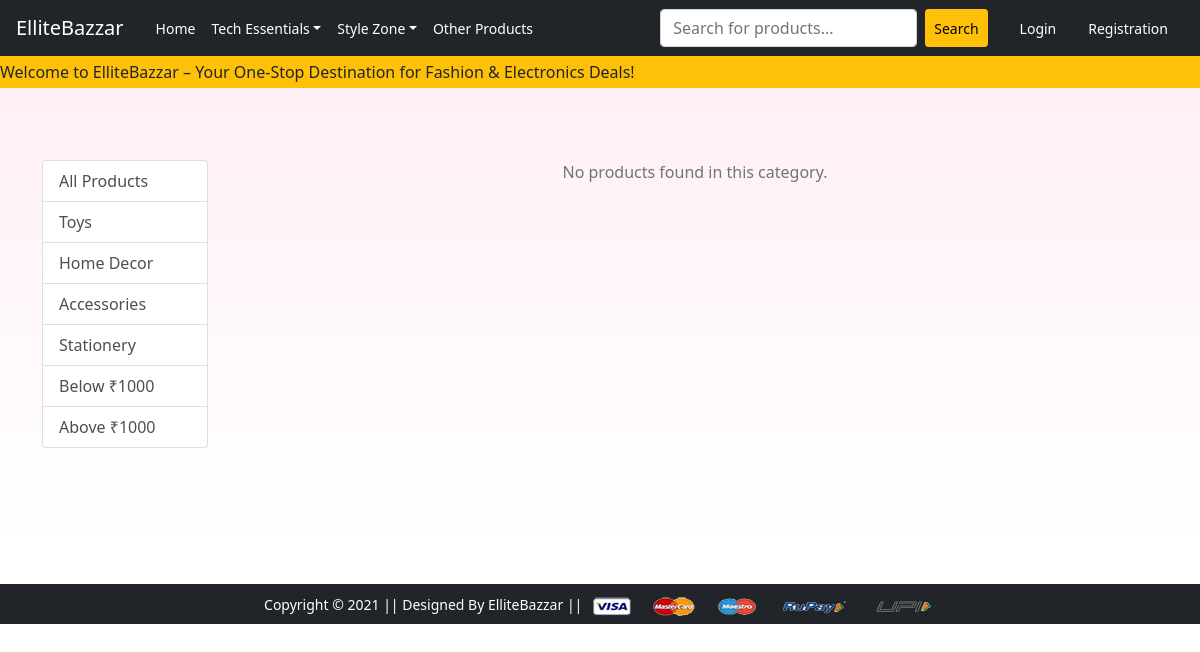
Before: /other/ with the older database file.
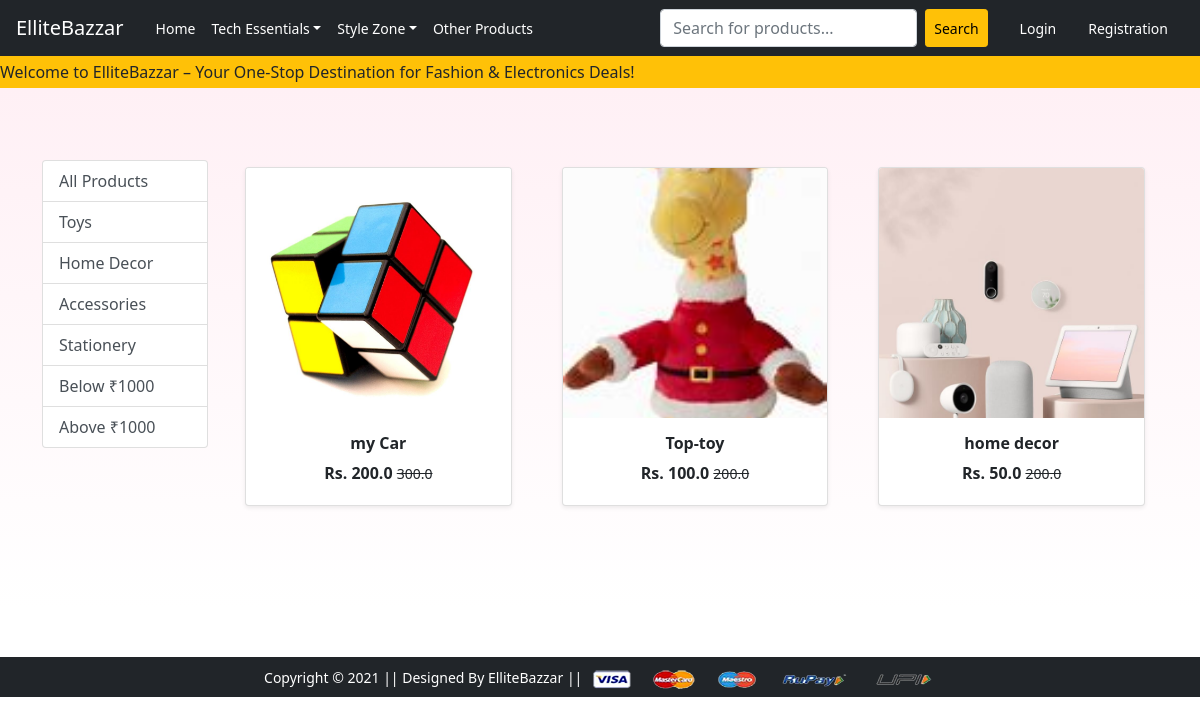
After: the same page with the newer database file.
### app/models.py (models this page shows, shortened)
class Product(models.Model):
     title= models.CharField(max_length=100)
     selling_price= models.FloatField()
     discounted_price=models.FloatField()
     description = models.TextField()
     brand= models.CharField(max_length=100)
     category=models.CharField(choices=CATEGORY_CHOICES,max_length=18)
     product_image = models.ImageField(upload_to='productimg')

### app/views.py (the view)
# urls.py: path('other/', views.other_view, name='other'),
def other_view(request, data="None"):
    if data == 'None':
        other_products = Product.objects.filter(category='other')
    elif data in ['toys', 'decor', 'accessories', 'stationery']:  # Example product types
        other_products = Product.objects.filter(category='other',brand=data)
        print("Brand is:", data)
        print("my products is",other_products)
    elif data == 'below':
        other_products = Product.objects.filter(category='other', discounted_price__lt=1000)
    elif data == 'above':
        other_products = Product.objects.filter(category='other', discounted_price__gt=1000)
    else:
        other_products = Product.objects.none()  # Empty queryset for unrecognized filters
    return render(request, 'app/other.html', {'other_products': other_products})

### app/context_processors.py (called while the page is built)
def cart_total(request):
    if request.user.is_authenticated:
        totalitem = Cart.objects.filter(user=request.user).aggregate(total_quantity=Sum('quantity'))['total_quantity'] or 0
        print("here total item is: ", totalitem)
    else:
        totalitem = 0
    return {'totalitems': totalitem}

### app/templates/app/other.html (shortened to what this page needs)
{% extends 'app/base.html' %}
{% load static %}
{% block main-content %}
<div class="py-4"  style="background: linear-gradient(to bottom, #fff0f5, #ffffff);">
<div class="container my-5">
  <div class="row">
    <div class="col-lg-2 col-md-3 col-sm-4 col-12 mb-3">
      <div class="list-group">
        <a href="{% url 'other' %}" class="list-group-item list-group-item-action" aria-current='true'>
          All Products
        </a>
        <a href="{% url 'otherdata' 'toys' %}" class="list-group-item list-group-item-action">Toys</a>
        <a href="{% url 'otherdata' 'decor' %}" class="list-group-item list-group-item-action">Home Decor</a>
        <a href="{% url 'otherdata' 'accessories' %}" class="list-group-item list-group-item-action">Accessories</a>
        <a href="{% url 'otherdata' 'stationery' %}" class="list-group-item list-group-item-action">Stationery</a>
        <a href="{% url 'otherdata' 'below' %}" class="list-group-item list-group-item-action">Below ₹1000</a>
        <a href="{% url 'otherdata' 'above' %}" class="list-group-item list-group-item-action">Above ₹1000</a>
      </div>
    </div>
    <div class="col-lg-10 col-md-9 col-sm-8 col-12">
      <div class="row">
        {% for product in other_products %}
          <div class="col-lg-4 col-md-6 col-sm-12 mb-4 d-flex justify-content-center">
            <a href="{% url 'product-detail' product.id %}" class="btn w-100">
              <div class="card shadow-sm">
                <img src="{{ product.product_image.url }}" alt="{{ product.title }}" class="card-img-top img-fluid" style="height: 250px; object-fit: cover;">
                <div class="card-body text-center">
                  <h6 class="fw-bold">{{ product.title }}</h6>
                  <p class="fw-bold mb-1">Rs. {{ product.discounted_price }}
                    <small class="fw-light text-decoration-line-through">{{ product.selling_price }}</small>
                  </p>
                </div>
              </div>
            </a>
          </div>
        {% empty %}
          <div class="col-12">
            <p class="text-center text-muted">No products found in this category.</p>
          </div>
        {% endfor %}
      </div>
    </div>
  </div>
</div>
</div>
{% endblock main-content %}

### app/templates/app/base.html (shortened to what this page needs)
<!doctype html>
{% load static %}
<html lang="en">
  <head>
    <link rel="stylesheet" href="https://cdnjs.cloudflare.com/ajax/libs/animate.css/4.1.1/animate.min.css"/>
    <link href="https://cdn.jsdelivr.net/npm/bootstrap@5.0.0-beta1/dist/css/bootstrap.min.css" rel="stylesheet">
    <link rel="stylesheet" href="{% static 'app/css/owl.carousel.min.css' %}">
    <link rel="stylesheet" href="{% static 'app/css/all.min.css' %}">
    <link rel="stylesheet" href="{% static 'app/css/style.css' %}">
  </head>
  <body>
    <nav class="navbar navbar-expand-lg navbar-dark bg-dark px-0">
      <div class="container-fluid px-3">
        <a class="navbar-brand me-4" href="/">ElliteBazzar</a>
        <div class="collapse navbar-collapse justify-content-between" id="navbarSupportedContent">
          <ul class="navbar-nav me-auto mb-2 mb-lg-0">
            <li class="nav-item">
              <a class="nav-link active small" aria-current="page" href="/">Home</a>
            </li>
            <li class="nav-item dropdown">
              <a class="nav-link small dropdown-toggle text-white" href="#" id="electronicsDropdown" role="button"
                data-bs-toggle="dropdown" aria-expanded="false">Tech Essentials</a>
            </li>
            <li class="nav-item dropdown">
              <a class="nav-link small dropdown-toggle text-white" href="#" id="fashionDropdown" role="button"
                data-bs-toggle="dropdown" aria-expanded="false">Style Zone</a>
            </li>
            <li class="nav-item">
              <a class="nav-link active small" href="{% url 'other' %}">Other Products</a>
            </li>
          </ul>
          <form class="d-flex me-3" action="{% url 'search_product' %}" method="GET">
            <input class="form-control me-2" name="product_item" value="{{ query }}" type="search"
              placeholder="Search for products..." aria-label="Search">
            <button class="btn btn-warning btn-sm" type="submit">Search</button>
          </form>
          <ul class="navbar-nav mb-2 mb-lg-0">
            {% if request.user.is_authenticated %}
            <li class="nav-item dropdown mx-2">
              <a class="nav-link dropdown-toggle text-white" href="#" id="profileDropdown" role="button"
                data-bs-toggle="dropdown" aria-expanded="false">{{ request.user.username|capfirst }}</a>
              <ul class="dropdown-menu dropdown-menu-end" aria-labelledby="profileDropdown">
                <li><a class="dropdown-item" href="{% url 'profile' %}">Profile</a></li>
                <li><a class="dropdown-item" href="{% url 'orders' %}">Orders</a></li>
                <li><a class="dropdown-item" href="{% url 'passwordchange' %}">Change Password</a></li>
                <li>
                  <form action="{% url 'logout' %}" method="post">
                    {% csrf_token %}
                    <button type="submit" class="dropdown-item">Logout</button>
                  </form>
                </li>
              </ul>
            </li>
            <li class="nav-item mx-2">
              <a href="{% url 'showcart' %}" class="nav-link text-white">
                <span class="badge bg-danger" id="cart-count">{{ totalitems }}</span> Cart
              </a>
            </li>
            {% else %}
            <li class="nav-item mx-2">
              <a href="{% url 'login' %}" class="nav-link text-white small">Login</a>
            </li>
            <li class="nav-item mx-2">
              <a href="{% url 'customerregistration' %}" class="nav-link text-white small">Registration</a>
            </li>
            {% endif %}
          </ul>
        </div>
      </div>
    </nav>
    <div class="bg-warning text-dark py-1">
      <marquee behavior="scroll" direction="left" scrollamount="6">
        Welcome to ElliteBazzar – Your One-Stop Destination for Fashion & Electronics Deals!
      </marquee>
    </div>
    {% block main-content %}{% endblock main-content %}
    <footer class="container-fluid bg-dark text-center p-2 mt-5">
        <small class="text-white">Copyright &copy; 2021 || Designed By ElliteBazzar || </small>
        <img src="{% static 'app/images/payment.png' %}" alt="" srcset="" class="img-fluid" height="2px">
    </footer>
  </body>
</html>

Changed rows visible on the page:
added Product: product_image (picture), title "my Car", discounted_price "200.0", selling_price "300.0"
added Product: product_image (picture), title "Top-toy", discounted_price "100.0", selling_price "200.0"
added Product: product_image (picture), title "home decor", discounted_price "50.0", selling_price "200.0"
Other visible differences:
text no longer shown: "No products found in this category."
